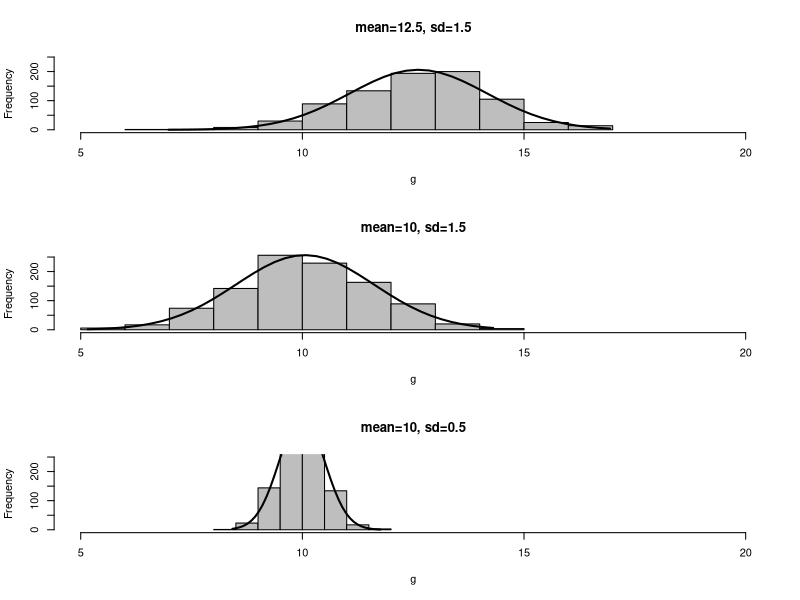

Write R code to recreate this figure.
## ---- chunk 1
data<-rnorm(1000,mean = 12.5,sd=1.5)
head(data)
## ---- chunk 2
g<-rnorm(800,mean = 12.5,sd=1.5)
par(mfrow=c(3,1))
h<-hist(g,main='mean=12.5, sd=1.5',xlim=c(5,20),ylim=c(0,250),col = "gray")
xfit<-seq(min(g),max(g),length=40) 
yfit<-dnorm(xfit,mean=mean(g),sd=sd(g)) 
yfit <- yfit*diff(h$mids[1:2])*length(g) 
lines(xfit, yfit, col="black", lwd=2)
g<-rnorm(1000,mean = 10,sd=1.5)
h<-hist(g,main='mean=10, sd=1.5',xlim=c(5,20),ylim=c(0,250),col = "gray")
xfit<-seq(min(g),max(g),length=40) 
yfit<-dnorm(xfit,mean=mean(g),sd=sd(g)) 
yfit <- yfit*diff(h$mids[1:2])*length(g) 
lines(xfit, yfit, col="black", lwd=2)
g<-rnorm(1000,mean = 10,sd=0.5)
h<-hist(g,main='mean=10, sd=0.5',xlim=c(5,20),ylim=c(0,250),col = "gray")
xfit<-seq(min(g),max(g),length=40) 
yfit<-dnorm(xfit,mean=mean(g),sd=sd(g)) 
yfit <- yfit*diff(h$mids[1:2])*length(g) 
lines(xfit, yfit, col="black", lwd=2)
